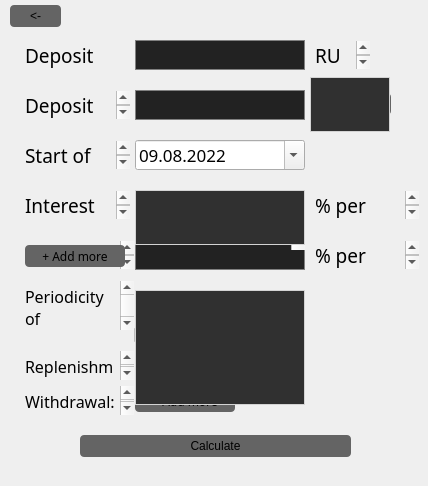
 <widget class="QDialog" name="deposit">
  <property name="geometry">
   <rect>
    <x>0</x>
    <y>0</y>
    <width>428</width>
    <height>486</height>
   </rect>
  </property>
  <property name="windowTitle">
   <string>Dialog</string>
  </property>
  <property name="styleSheet">
   <string notr="true"/>
  </property>
  <widget class="QPushButton" name="pushButton_back">
   <property name="geometry">
    <rect>
     <x>10</x>
     <y>5</y>
     <width>51</width>
     <height>22</height>
    </rect>
   </property>
   <property name="focusPolicy">
    <enum>Qt::NoFocus</enum>
   </property>
   <property name="styleSheet">
    <string>QPushButton{ background-color: rgb(100,100,100); border-radius:4px;}
QPushButton:hover{ background-color: rgb(90,90,90);}</string>
   </property>
   <property name="text">
    <string>&lt;-</string>
   </property>
  </widget>
  <widget class="QTextEdit" name="text_dep_amount">
   <property name="geometry">
    <rect>
     <x>20</x>
     <y>40</y>
     <width>131</width>
     <height>30</height>
    </rect>
   </property>
   <property name="font">
    <font>
     <family>Monaco</family>
    </font>
   </property>
   <property name="styleSheet">
    <string notr="true">QTextEdit{background-color: rgba(0, 255, 0, 0);}</string>
   </property>
   <property name="readOnly">
    <bool>true</bool>
   </property>
   <property name="html">
    <string>&lt;!DOCTYPE HTML PUBLIC &quot;-//W3C//DTD HTML 4.0//EN&quot; &quot;http://www.w3.org/TR/REC-html40/strict.dtd&quot;&gt;
&lt;html&gt;&lt;head&gt;&lt;meta name=&quot;qrichtext&quot; content=&quot;1&quot; /&gt;&lt;meta charset=&quot;utf-8&quot; /&gt;&lt;style type=&quot;text/css&quot;&gt;
p, li { white-space: pre-wrap; }
&lt;/style&gt;&lt;/head&gt;&lt;body style=&quot; font-family:'Monaco'; font-size:13pt; font-weight:400; font-style:normal;&quot;&gt;
&lt;p style=&quot; margin-top:0px; margin-bottom:0px; margin-left:0px; margin-right:0px; -qt-block-indent:0; text-indent:0px;&quot;&gt;&lt;span style=&quot; font-family:'.AppleSystemUIFont'; font-size:14pt;&quot;&gt;Deposit amount: &lt;/span&gt;&lt;/p&gt;&lt;/body&gt;&lt;/html&gt;</string>
   </property>
  </widget>
  <widget class="QLineEdit" name="lineEdit_dep_amount">
   <property name="geometry">
    <rect>
     <x>135</x>
     <y>40</y>
     <width>170</width>
     <height>30</height>
    </rect>
   </property>
   <property name="font">
    <font>
     <family>Monaco</family>
    </font>
   </property>
   <property name="styleSheet">
    <string notr="true">QLineEdit{border: 1px solid gray; background-color: rgb(34,34,34); padding-left: 3 px;}</string>
   </property>
   <property name="maxLength">
    <number>20</number>
   </property>
  </widget>
  <widget class="QTextEdit" name="text_rub">
   <property name="geometry">
    <rect>
     <x>310</x>
     <y>40</y>
     <width>61</width>
     <height>30</height>
    </rect>
   </property>
   <property name="font">
    <font>
     <family>Monaco</family>
    </font>
   </property>
   <property name="styleSheet">
    <string notr="true">QTextEdit{background-color: rgba(0, 255, 0, 0);}</string>
   </property>
   <property name="readOnly">
    <bool>true</bool>
   </property>
   <property name="html">
    <string>&lt;!DOCTYPE HTML PUBLIC &quot;-//W3C//DTD HTML 4.0//EN&quot; &quot;http://www.w3.org/TR/REC-html40/strict.dtd&quot;&gt;
&lt;html&gt;&lt;head&gt;&lt;meta name=&quot;qrichtext&quot; content=&quot;1&quot; /&gt;&lt;meta charset=&quot;utf-8&quot; /&gt;&lt;style type=&quot;text/css&quot;&gt;
p, li { white-space: pre-wrap; }
&lt;/style&gt;&lt;/head&gt;&lt;body style=&quot; font-family:'Monaco'; font-size:13pt; font-weight:400; font-style:normal;&quot;&gt;
&lt;p style=&quot; margin-top:0px; margin-bottom:0px; margin-left:0px; margin-right:0px; -qt-block-indent:0; text-indent:0px;&quot;&gt;&lt;span style=&quot; font-family:'.AppleSystemUIFont'; font-size:14pt;&quot;&gt;RUB &lt;/span&gt;&lt;/p&gt;&lt;/body&gt;&lt;/html&gt;</string>
   </property>
  </widget>
  <widget class="QTextEdit" name="text_dep_amount_2">
   <property name="geometry">
    <rect>
     <x>20</x>
     <y>90</y>
     <width>111</width>
     <height>30</height>
    </rect>
   </property>
   <property name="font">
    <font>
     <family>Monaco</family>
    </font>
   </property>
   <property name="styleSheet">
    <string notr="true">QTextEdit{background-color: rgba(0, 255, 0, 0);}</string>
   </property>
   <property name="readOnly">
    <bool>true</bool>
   </property>
   <property name="html">
    <string>&lt;!DOCTYPE HTML PUBLIC &quot;-//W3C//DTD HTML 4.0//EN&quot; &quot;http://www.w3.org/TR/REC-html40/strict.dtd&quot;&gt;
&lt;html&gt;&lt;head&gt;&lt;meta name=&quot;qrichtext&quot; content=&quot;1&quot; /&gt;&lt;meta charset=&quot;utf-8&quot; /&gt;&lt;style type=&quot;text/css&quot;&gt;
p, li { white-space: pre-wrap; }
&lt;/style&gt;&lt;/head&gt;&lt;body style=&quot; font-family:'Monaco'; font-size:13pt; font-weight:400; font-style:normal;&quot;&gt;
&lt;p style=&quot; margin-top:0px; margin-bottom:0px; margin-left:0px; margin-right:0px; -qt-block-indent:0; text-indent:0px;&quot;&gt;&lt;span style=&quot; font-family:'.AppleSystemUIFont'; font-size:14pt;&quot;&gt;Deposit term: &lt;/span&gt;&lt;/p&gt;&lt;/body&gt;&lt;/html&gt;</string>
   </property>
  </widget>
  <widget class="QLineEdit" name="lineEdit_dep_term">
   <property name="geometry">
    <rect>
     <x>135</x>
     <y>90</y>
     <width>170</width>
     <height>30</height>
    </rect>
   </property>
   <property name="font">
    <font>
     <family>Monaco</family>
    </font>
   </property>
   <property name="styleSheet">
    <string notr="true">QLineEdit{border: 1px solid gray; background-color: rgb(34,34,34); padding-left: 3 px;}</string>
   </property>
   <property name="maxLength">
    <number>20</number>
   </property>
  </widget>
  <widget class="QPushButton" name="pushButton_termType">
   <property name="geometry">
    <rect>
     <x>310</x>
     <y>93</y>
     <width>81</width>
     <height>22</height>
    </rect>
   </property>
   <property name="focusPolicy">
    <enum>Qt::NoFocus</enum>
   </property>
   <property name="styleSheet">
    <string notr="true">QPushButton{ background-color: rgb(100,100,100); border-radius:4px;}
QPushButton:hover{ background-color: rgb(90,90,90);}</string>
   </property>
   <property name="text">
    <string>Months ↓</string>
   </property>
  </widget>
  <widget class="QListWidget" name="listWidget_months_years">
   <property name="geometry">
    <rect>
     <x>310</x>
     <y>77</y>
     <width>80</width>
     <height>55</height>
    </rect>
   </property>
   <property name="font">
    <font>
     <family>Monaco</family>
    </font>
   </property>
   <property name="styleSheet">
    <string notr="true">QListWidget{border: 1px solid lightgray; background: rgb(48,48,48);}</string>
   </property>
  </widget>
  <widget class="QTextEdit" name="text_timeStart">
   <property name="geometry">
    <rect>
     <x>20</x>
     <y>140</y>
     <width>111</width>
     <height>30</height>
    </rect>
   </property>
   <property name="font">
    <font>
     <family>Monaco</family>
    </font>
   </property>
   <property name="styleSheet">
    <string notr="true">QTextEdit{background-color: rgba(0, 255, 0, 0);}</string>
   </property>
   <property name="readOnly">
    <bool>true</bool>
   </property>
   <property name="html">
    <string>&lt;!DOCTYPE HTML PUBLIC &quot;-//W3C//DTD HTML 4.0//EN&quot; &quot;http://www.w3.org/TR/REC-html40/strict.dtd&quot;&gt;
&lt;html&gt;&lt;head&gt;&lt;meta name=&quot;qrichtext&quot; content=&quot;1&quot; /&gt;&lt;meta charset=&quot;utf-8&quot; /&gt;&lt;style type=&quot;text/css&quot;&gt;
p, li { white-space: pre-wrap; }
&lt;/style&gt;&lt;/head&gt;&lt;body style=&quot; font-family:'Monaco'; font-size:13pt; font-weight:400; font-style:normal;&quot;&gt;
&lt;p style=&quot; margin-top:0px; margin-bottom:0px; margin-left:0px; margin-right:0px; -qt-block-indent:0; text-indent:0px;&quot;&gt;&lt;span style=&quot; font-family:'.AppleSystemUIFont'; font-size:14pt;&quot;&gt;Start of term: &lt;/span&gt;&lt;/p&gt;&lt;/body&gt;&lt;/html&gt;</string>
   </property>
  </widget>
  <widget class="QDateEdit" name="dateEdit">
   <property name="geometry">
    <rect>
     <x>135</x>
     <y>140</y>
     <width>170</width>
     <height>30</height>
    </rect>
   </property>
   <property name="font">
    <font>
     <family>Monaco</family>
     <pointsize>13</pointsize>
    </font>
   </property>
   <property name="focusPolicy">
    <enum>Qt::NoFocus</enum>
   </property>
   <property name="styleSheet">
    <string notr="true">QToolButton::menu-indicator{image: none;}
QCalendarWidget QToolButton {
  	height: 10px;
  	width: 50px;
	font-size:10px;
	background-color: rgb(50,50,50);
  }
QCalendarWidget QAbstractItemView:enabled {
  	font-size:12px;
  	color: rgb(64, 64, 64);
  	background-color: lightgray;
  	selection-background-color: darkblue;
	selection-color: white;
}
QCalendarWidget QWidget#qt_calendar_calendarview:hover{ color: rgb(34, 34, 34);}
QDateEdit {
	background-color: rgb(34, 34,34);
	border: 1px solid gray;
	padding-left: 3 px;
}
QCalendarWidget QWidget { border-bottom-color: rgb(128, 128, 128); }
QCalendarWidget QAbstractItemView:disabled 
{ 
color: gray; 
}
QCalendarWidget QToolButton#qt_calendar_prevmonth
{
    qproperty-text: &quot;&lt;&quot;;
    qproperty-icon: none;
}
QCalendarWidget QToolButton#qt_calendar_prevmonth:hover
{

}
QCalendarWidget QToolButton#qt_calendar_nextmonth
{
    qproperty-text: &quot;&gt;&quot;;
    qproperty-icon: none;
}</string>
   </property>
   <property name="maximumDateTime">
    <datetime>
     <hour>23</hour>
     <minute>59</minute>
     <second>59</second>
     <year>3000</year>
     <month>12</month>
     <day>31</day>
    </datetime>
   </property>
   <property name="displayFormat">
    <string>dd.MM.yyyy</string>
   </property>
   <property name="calendarPopup">
    <bool>true</bool>
   </property>
   <property name="date">
    <date>
     <year>2022</year>
     <month>8</month>
     <day>9</day>
    </date>
   </property>
  </widget>
  <widget class="QTextEdit" name="text_rate">
   <property name="geometry">
    <rect>
     <x>20</x>
     <y>190</y>
     <width>111</width>
     <height>30</height>
    </rect>
   </property>
   <property name="font">
    <font>
     <family>Monaco</family>
    </font>
   </property>
   <property name="styleSheet">
    <string notr="true">QTextEdit{background-color: rgba(0, 255, 0, 0);}</string>
   </property>
   <property name="readOnly">
    <bool>true</bool>
   </property>
   <property name="html">
    <string>&lt;!DOCTYPE HTML PUBLIC &quot;-//W3C//DTD HTML 4.0//EN&quot; &quot;http://www.w3.org/TR/REC-html40/strict.dtd&quot;&gt;
&lt;html&gt;&lt;head&gt;&lt;meta name=&quot;qrichtext&quot; content=&quot;1&quot; /&gt;&lt;meta charset=&quot;utf-8&quot; /&gt;&lt;style type=&quot;text/css&quot;&gt;
p, li { white-space: pre-wrap; }
&lt;/style&gt;&lt;/head&gt;&lt;body style=&quot; font-family:'Monaco'; font-size:13pt; font-weight:400; font-style:normal;&quot;&gt;
&lt;p style=&quot; margin-top:0px; margin-bottom:0px; margin-left:0px; margin-right:0px; -qt-block-indent:0; text-indent:0px;&quot;&gt;&lt;span style=&quot; font-family:'.AppleSystemUIFont'; font-size:14pt;&quot;&gt;Interest rate:&lt;/span&gt;&lt;/p&gt;&lt;/body&gt;&lt;/html&gt;</string>
   </property>
  </widget>
  <widget class="QPushButton" name="pushButton_rateType">
   <property name="geometry">
    <rect>
     <x>135</x>
     <y>194</y>
     <width>100</width>
     <height>22</height>
    </rect>
   </property>
   <property name="font">
    <font>
     <family>Monaco</family>
    </font>
   </property>
   <property name="focusPolicy">
    <enum>Qt::NoFocus</enum>
   </property>
   <property name="styleSheet">
    <string>QPushButton{ background-color: rgb(100,100,100); border-radius:4px;}
QPushButton:hover{ background-color: rgb(90,90,90);}</string>
   </property>
   <property name="text">
    <string>Fixed  ↓</string>
   </property>
  </widget>
  <widget class="QLineEdit" name="lineEdit_rate">
   <property name="geometry">
    <rect>
     <x>240</x>
     <y>190</y>
     <width>65</width>
     <height>30</height>
    </rect>
   </property>
   <property name="font">
    <font>
     <family>Monaco</family>
    </font>
   </property>
   <property name="styleSheet">
    <string notr="true">QLineEdit{border: 1px solid gray; background-color: rgb(34,34,34); padding-left: 3 px;}</string>
   </property>
   <property name="maxLength">
    <number>20</number>
   </property>
  </widget>
  <widget class="QTextEdit" name="text_rateSym">
   <property name="geometry">
    <rect>
     <x>310</x>
     <y>190</y>
     <width>110</width>
     <height>30</height>
    </rect>
   </property>
   <property name="font">
    <font>
     <family>Monaco</family>
    </font>
   </property>
   <property name="styleSheet">
    <string notr="true">QTextEdit{background-color: rgba(0, 255, 0, 0);}</string>
   </property>
   <property name="readOnly">
    <bool>true</bool>
   </property>
   <property name="html">
    <string>&lt;!DOCTYPE HTML PUBLIC &quot;-//W3C//DTD HTML 4.0//EN&quot; &quot;http://www.w3.org/TR/REC-html40/strict.dtd&quot;&gt;
&lt;html&gt;&lt;head&gt;&lt;meta name=&quot;qrichtext&quot; content=&quot;1&quot; /&gt;&lt;meta charset=&quot;utf-8&quot; /&gt;&lt;style type=&quot;text/css&quot;&gt;
p, li { white-space: pre-wrap; }
&lt;/style&gt;&lt;/head&gt;&lt;body style=&quot; font-family:'Monaco'; font-size:13pt; font-weight:400; font-style:normal;&quot;&gt;
&lt;p style=&quot; margin-top:0px; margin-bottom:0px; margin-left:0px; margin-right:0px; -qt-block-indent:0; text-indent:0px;&quot;&gt;&lt;span style=&quot; font-family:'.AppleSystemUIFont'; font-size:14pt;&quot;&gt;% per annum&lt;/span&gt;&lt;/p&gt;&lt;/body&gt;&lt;/html&gt;</string>
   </property>
  </widget>
  <widget class="QListWidget" name="listWidget_rateType">
   <property name="geometry">
    <rect>
     <x>135</x>
     <y>190</y>
     <width>170</width>
     <height>55</height>
    </rect>
   </property>
   <property name="font">
    <font>
     <family>Monaco</family>
    </font>
   </property>
   <property name="styleSheet">
    <string notr="true">QListWidget{border: 1px solid lightgray; background: rgb(48,48,48);}</string>
   </property>
  </widget>
  <widget class="QLineEdit" name="lineEdit_depends">
   <property name="geometry">
    <rect>
     <x>135</x>
     <y>240</y>
     <width>170</width>
     <height>30</height>
    </rect>
   </property>
   <property name="font">
    <font>
     <family>Monaco</family>
    </font>
   </property>
   <property name="styleSheet">
    <string notr="true">QLineEdit{border: 1px solid gray; background-color: rgb(34,34,34); padding-left: 3 px;}</string>
   </property>
   <property name="maxLength">
    <number>20</number>
   </property>
  </widget>
  <widget class="QTextEdit" name="text_dependsOut">
   <property name="geometry">
    <rect>
     <x>135</x>
     <y>210</y>
     <width>171</width>
     <height>41</height>
    </rect>
   </property>
   <property name="font">
    <font>
     <family>Monaco</family>
     <pointsize>9</pointsize>
    </font>
   </property>
   <property name="styleSheet">
    <string notr="true">QTextEdit{background-color: rgba(0, 255, 0, 0);}</string>
   </property>
   <property name="readOnly">
    <bool>true</bool>
   </property>
   <property name="html">
    <string>&lt;!DOCTYPE HTML PUBLIC &quot;-//W3C//DTD HTML 4.0//EN&quot; &quot;http://www.w3.org/TR/REC-html40/strict.dtd&quot;&gt;
&lt;html&gt;&lt;head&gt;&lt;meta name=&quot;qrichtext&quot; content=&quot;1&quot; /&gt;&lt;meta charset=&quot;utf-8&quot; /&gt;&lt;style type=&quot;text/css&quot;&gt;
p, li { white-space: pre-wrap; }
&lt;/style&gt;&lt;/head&gt;&lt;body style=&quot; font-family:'Monaco'; font-size:9pt; font-weight:400; font-style:normal;&quot;&gt;
&lt;p style=&quot; margin-top:0px; margin-bottom:0px; margin-left:0px; margin-right:0px; -qt-block-indent:0; text-indent:0px;&quot;&gt;&lt;span style=&quot; color:#d0d0d0;&quot;&gt;Number of the day from which the rate is valid&lt;/span&gt;&lt;/p&gt;&lt;/body&gt;&lt;/html&gt;</string>
   </property>
  </widget>
  <widget class="QFrame" name="widgets_frame">
   <property name="geometry">
    <rect>
     <x>124</x>
     <y>270</y>
     <width>291</width>
     <height>8</height>
    </rect>
   </property>
   <property name="styleSheet">
    <string notr="true">QFrame{border: 0px;}</string>
   </property>
   <property name="frameShape">
    <enum>QFrame::StyledPanel</enum>
   </property>
   <property name="frameShadow">
    <enum>QFrame::Raised</enum>
   </property>
   <layout class="QVBoxLayout" name="verticalLayout_2" stretch="0">
    <property name="spacing">
     <number>0</number>
    </property>
    <property name="sizeConstraint">
     <enum>QLayout::SetMinimumSize</enum>
    </property>
    <property name="leftMargin">
     <number>5</number>
    </property>
    <property name="topMargin">
     <number>8</number>
    </property>
    <property name="rightMargin">
     <number>5</number>
    </property>
    <property name="bottomMargin">
     <number>0</number>
    </property>
    <item>
     <spacer name="verticalSpacer_2">
      <property name="orientation">
       <enum>Qt::Vertical</enum>
      </property>
      <property name="sizeType">
       <enum>QSizePolicy::Expanding</enum>
      </property>
      <property name="sizeHint" stdset="0">
       <size>
        <width>20</width>
        <height>264</height>
       </size>
      </property>
     </spacer>
    </item>
   </layout>
  </widget>
  <widget class="QGroupBox" name="groupBox">
   <property name="geometry">
    <rect>
     <x>10</x>
     <y>210</y>
     <width>411</width>
     <height>291</height>
    </rect>
   </property>
   <property name="font">
    <font>
     <family>Monaco</family>
    </font>
   </property>
   <property name="styleSheet">
    <string notr="true">QGroupBox{border:0px;}</string>
   </property>
   <property name="title">
    <string/>
   </property>
   <widget class="QTextEdit" name="text_taxRateSym">
    <property name="geometry">
     <rect>
      <x>300</x>
      <y>30</y>
      <width>110</width>
      <height>30</height>
     </rect>
    </property>
    <property name="sizePolicy">
     <sizepolicy hsizetype="MinimumExpanding" vsizetype="MinimumExpanding">
      <horstretch>0</horstretch>
      <verstretch>0</verstretch>
     </sizepolicy>
    </property>
    <property name="maximumSize">
     <size>
      <width>110</width>
      <height>30</height>
     </size>
    </property>
    <property name="font">
     <font>
      <family>Monaco</family>
     </font>
    </property>
    <property name="styleSheet">
     <string notr="true">QTextEdit{background-color: rgba(0, 255, 0, 0);}</string>
    </property>
    <property name="readOnly">
     <bool>true</bool>
    </property>
    <property name="html">
     <string>&lt;!DOCTYPE HTML PUBLIC &quot;-//W3C//DTD HTML 4.0//EN&quot; &quot;http://www.w3.org/TR/REC-html40/strict.dtd&quot;&gt;
&lt;html&gt;&lt;head&gt;&lt;meta name=&quot;qrichtext&quot; content=&quot;1&quot; /&gt;&lt;meta charset=&quot;utf-8&quot; /&gt;&lt;style type=&quot;text/css&quot;&gt;
p, li { white-space: pre-wrap; }
&lt;/style&gt;&lt;/head&gt;&lt;body style=&quot; font-family:'Monaco'; font-size:13pt; font-weight:400; font-style:normal;&quot;&gt;
&lt;p style=&quot; margin-top:0px; margin-bottom:0px; margin-left:0px; margin-right:0px; -qt-block-indent:0; text-indent:0px;&quot;&gt;&lt;span style=&quot; font-family:'.AppleSystemUIFont'; font-size:14pt;&quot;&gt;% per annum&lt;/span&gt;&lt;/p&gt;&lt;/body&gt;&lt;/html&gt;</string>
    </property>
   </widget>
   <widget class="QLineEdit" name="lineEdit_taxRate">
    <property name="geometry">
     <rect>
      <x>125</x>
      <y>30</y>
      <width>170</width>
      <height>30</height>
     </rect>
    </property>
    <property name="sizePolicy">
     <sizepolicy hsizetype="Fixed" vsizetype="Fixed">
      <horstretch>0</horstretch>
      <verstretch>0</verstretch>
     </sizepolicy>
    </property>
    <property name="minimumSize">
     <size>
      <width>170</width>
      <height>30</height>
     </size>
    </property>
    <property name="font">
     <font>
      <family>Monaco</family>
     </font>
    </property>
    <property name="styleSheet">
     <string notr="true">QLineEdit{border: 1px solid gray; background-color: rgb(34,34,34); padding-left: 3 px;}</string>
    </property>
    <property name="maxLength">
     <number>20</number>
    </property>
   </widget>
   <widget class="QTextEdit" name="text_taxRate">
    <property name="geometry">
     <rect>
      <x>10</x>
      <y>30</y>
      <width>115</width>
      <height>30</height>
     </rect>
    </property>
    <property name="minimumSize">
     <size>
      <width>115</width>
      <height>0</height>
     </size>
    </property>
    <property name="maximumSize">
     <size>
      <width>70</width>
      <height>30</height>
     </size>
    </property>
    <property name="font">
     <font>
      <family>Monaco</family>
     </font>
    </property>
    <property name="styleSheet">
     <string notr="true">QTextEdit{background-color: rgba(0, 255, 0, 0);}</string>
    </property>
    <property name="readOnly">
     <bool>true</bool>
    </property>
    <property name="html">
     <string>&lt;!DOCTYPE HTML PUBLIC &quot;-//W3C//DTD HTML 4.0//EN&quot; &quot;http://www.w3.org/TR/REC-html40/strict.dtd&quot;&gt;
&lt;html&gt;&lt;head&gt;&lt;meta name=&quot;qrichtext&quot; content=&quot;1&quot; /&gt;&lt;meta charset=&quot;utf-8&quot; /&gt;&lt;style type=&quot;text/css&quot;&gt;
p, li { white-space: pre-wrap; }
&lt;/style&gt;&lt;/head&gt;&lt;body style=&quot; font-family:'Monaco'; font-size:13pt; font-weight:400; font-style:normal;&quot;&gt;
&lt;p style=&quot; margin-top:0px; margin-bottom:0px; margin-left:0px; margin-right:0px; -qt-block-indent:0; text-indent:0px;&quot;&gt;&lt;span style=&quot; font-family:'.AppleSystemUIFont'; font-size:14pt;&quot;&gt;Tax rate:&lt;/span&gt;&lt;/p&gt;&lt;/body&gt;&lt;/html&gt;</string>
    </property>
   </widget>
   <widget class="QTextEdit" name="text_period">
    <property name="geometry">
     <rect>
      <x>10</x>
      <y>70</y>
      <width>115</width>
      <height>51</height>
     </rect>
    </property>
    <property name="minimumSize">
     <size>
      <width>115</width>
      <height>0</height>
     </size>
    </property>
    <property name="font">
     <font>
      <family>Monaco</family>
     </font>
    </property>
    <property name="styleSheet">
     <string notr="true">QTextEdit{background-color: rgba(0, 255, 0, 0);}</string>
    </property>
    <property name="readOnly">
     <bool>true</bool>
    </property>
    <property name="html">
     <string>&lt;!DOCTYPE HTML PUBLIC &quot;-//W3C//DTD HTML 4.0//EN&quot; &quot;http://www.w3.org/TR/REC-html40/strict.dtd&quot;&gt;
&lt;html&gt;&lt;head&gt;&lt;meta name=&quot;qrichtext&quot; content=&quot;1&quot; /&gt;&lt;meta charset=&quot;utf-8&quot; /&gt;&lt;style type=&quot;text/css&quot;&gt;
p, li { white-space: pre-wrap; }
&lt;/style&gt;&lt;/head&gt;&lt;body style=&quot; font-family:'Monaco'; font-size:13pt; font-weight:400; font-style:normal;&quot;&gt;
&lt;p style=&quot; margin-top:0px; margin-bottom:0px; margin-left:0px; margin-right:0px; -qt-block-indent:0; text-indent:0px;&quot;&gt;&lt;span style=&quot; font-size:12pt;&quot;&gt;Periodicity of payments:&lt;/span&gt;&lt;/p&gt;&lt;/body&gt;&lt;/html&gt;</string>
    </property>
   </widget>
   <widget class="QListWidget" name="listWidget_period">
    <property name="geometry">
     <rect>
      <x>125</x>
      <y>80</y>
      <width>170</width>
      <height>115</height>
     </rect>
    </property>
    <property name="font">
     <font>
      <family>Monaco</family>
      <pointsize>11</pointsize>
     </font>
    </property>
    <property name="styleSheet">
     <string notr="true">QListWidget{border: 1px solid lightgray; background: rgb(48,48,48);
padding-left: 0px;}</string>
    </property>
    <property name="lineWidth">
     <number>0</number>
    </property>
    <property name="verticalScrollBarPolicy">
     <enum>Qt::ScrollBarAlwaysOff</enum>
    </property>
    <property name="horizontalScrollBarPolicy">
     <enum>Qt::ScrollBarAlwaysOff</enum>
    </property>
    <property name="sizeAdjustPolicy">
     <enum>QAbstractScrollArea::AdjustIgnored</enum>
    </property>
   </widget>
   <widget class="QPushButton" name="pushButton_periodType">
    <property name="geometry">
     <rect>
      <x>125</x>
      <y>80</y>
      <width>170</width>
      <height>22</height>
     </rect>
    </property>
    <property name="focusPolicy">
     <enum>Qt::NoFocus</enum>
    </property>
    <property name="styleSheet">
     <string notr="true">QPushButton{ background-color: rgb(100,100,100); border-radius:4px;}
QPushButton:hover{ background-color: rgb(90,90,90);}</string>
    </property>
    <property name="text">
     <string>Once a month ↓</string>
    </property>
   </widget>
   <widget class="QCheckBox" name="checkBox_capitalism">
    <property name="geometry">
     <rect>
      <x>124</x>
      <y>115</y>
      <width>175</width>
      <height>20</height>
     </rect>
    </property>
    <property name="font">
     <font>
      <family>Monaco</family>
      <pointsize>11</pointsize>
     </font>
    </property>
    <property name="text">
     <string>Interest capitalization</string>
    </property>
   </widget>
   <widget class="QTextEdit" name="text_replen">
    <property name="geometry">
     <rect>
      <x>10</x>
      <y>140</y>
      <width>115</width>
      <height>31</height>
     </rect>
    </property>
    <property name="minimumSize">
     <size>
      <width>115</width>
      <height>0</height>
     </size>
    </property>
    <property name="font">
     <font>
      <family>Monaco</family>
     </font>
    </property>
    <property name="styleSheet">
     <string notr="true">QTextEdit{background-color: rgba(0, 255, 0, 0);}</string>
    </property>
    <property name="readOnly">
     <bool>true</bool>
    </property>
    <property name="html">
     <string>&lt;!DOCTYPE HTML PUBLIC &quot;-//W3C//DTD HTML 4.0//EN&quot; &quot;http://www.w3.org/TR/REC-html40/strict.dtd&quot;&gt;
&lt;html&gt;&lt;head&gt;&lt;meta name=&quot;qrichtext&quot; content=&quot;1&quot; /&gt;&lt;meta charset=&quot;utf-8&quot; /&gt;&lt;style type=&quot;text/css&quot;&gt;
p, li { white-space: pre-wrap; }
&lt;/style&gt;&lt;/head&gt;&lt;body style=&quot; font-family:'Monaco'; font-size:13pt; font-weight:400; font-style:normal;&quot;&gt;
&lt;p style=&quot; margin-top:0px; margin-bottom:0px; margin-left:0px; margin-right:0px; -qt-block-indent:0; text-indent:0px;&quot;&gt;&lt;span style=&quot; font-size:12pt;&quot;&gt;Replenishment:&lt;/span&gt;&lt;/p&gt;&lt;/body&gt;&lt;/html&gt;</string>
    </property>
   </widget>
   <widget class="QPushButton" name="pushButton_addMoreRep">
    <property name="geometry">
     <rect>
      <x>125</x>
      <y>145</y>
      <width>100</width>
      <height>22</height>
     </rect>
    </property>
    <property name="font">
     <font>
      <family>Monaco</family>
     </font>
    </property>
    <property name="focusPolicy">
     <enum>Qt::NoFocus</enum>
    </property>
    <property name="styleSheet">
     <string>QPushButton{ background-color: rgb(100,100,100); border-radius:4px;}
QPushButton:hover{ background-color: rgb(90,90,90);}</string>
    </property>
    <property name="text">
     <string>+ Add more</string>
    </property>
   </widget>
   <widget class="QFrame" name="widgets_frame_rep">
    <property name="geometry">
     <rect>
      <x>0</x>
      <y>160</y>
      <width>321</width>
      <height>20</height>
     </rect>
    </property>
    <property name="styleSheet">
     <string notr="true">QFrame{border: 0px;}</string>
    </property>
    <property name="frameShape">
     <enum>QFrame::StyledPanel</enum>
    </property>
    <property name="frameShadow">
     <enum>QFrame::Raised</enum>
    </property>
    <layout class="QVBoxLayout" name="verticalLayout">
     <item>
      <spacer name="verticalSpacer_3">
       <property name="orientation">
        <enum>Qt::Vertical</enum>
       </property>
       <property name="sizeType">
        <enum>QSizePolicy::Expanding</enum>
       </property>
       <property name="sizeHint" stdset="0">
        <size>
         <width>20</width>
         <height>264</height>
        </size>
       </property>
      </spacer>
     </item>
    </layout>
   </widget>
   <widget class="QGroupBox" name="groupBox_2">
    <property name="geometry">
     <rect>
      <x>5</x>
      <y>170</y>
      <width>411</width>
      <height>51</height>
     </rect>
    </property>
    <property name="title">
     <string/>
    </property>
    <widget class="QPushButton" name="pushButton_addMoreWith">
     <property name="geometry">
      <rect>
       <x>120</x>
       <y>10</y>
       <width>100</width>
       <height>22</height>
      </rect>
     </property>
     <property name="sizePolicy">
      <sizepolicy hsizetype="Fixed" vsizetype="Fixed">
       <horstretch>0</horstretch>
       <verstretch>0</verstretch>
      </sizepolicy>
     </property>
     <property name="font">
      <font>
       <family>Monaco</family>
      </font>
     </property>
     <property name="focusPolicy">
      <enum>Qt::NoFocus</enum>
     </property>
     <property name="styleSheet">
      <string>QPushButton{ background-color: rgb(100,100,100); border-radius:4px;}
QPushButton:hover{ background-color: rgb(90,90,90);}</string>
     </property>
     <property name="text">
      <string>+ Add more</string>
     </property>
    </widget>
    <widget class="QTextEdit" name="text_withdraw">
     <property name="geometry">
      <rect>
       <x>5</x>
       <y>5</y>
       <width>115</width>
       <height>31</height>
      </rect>
     </property>
     <property name="sizePolicy">
      <sizepolicy hsizetype="Fixed" vsizetype="Fixed">
       <horstretch>0</horstretch>
       <verstretch>0</verstretch>
      </sizepolicy>
     </property>
     <property name="minimumSize">
      <size>
       <width>115</width>
       <height>0</height>
      </size>
     </property>
     <property name="font">
      <font>
       <family>Monaco</family>
      </font>
     </property>
     <property name="styleSheet">
      <string notr="true">QTextEdit{background-color: rgba(0, 255, 0, 0);}</string>
     </property>
     <property name="readOnly">
      <bool>true</bool>
     </property>
     <property name="html">
      <string>&lt;!DOCTYPE HTML PUBLIC &quot;-//W3C//DTD HTML 4.0//EN&quot; &quot;http://www.w3.org/TR/REC-html40/strict.dtd&quot;&gt;
&lt;html&gt;&lt;head&gt;&lt;meta name=&quot;qrichtext&quot; content=&quot;1&quot; /&gt;&lt;meta charset=&quot;utf-8&quot; /&gt;&lt;style type=&quot;text/css&quot;&gt;
p, li { white-space: pre-wrap; }
&lt;/style&gt;&lt;/head&gt;&lt;body style=&quot; font-family:'Monaco'; font-size:13pt; font-weight:400; font-style:normal;&quot;&gt;
&lt;p style=&quot; margin-top:0px; margin-bottom:0px; margin-left:0px; margin-right:0px; -qt-block-indent:0; text-indent:0px;&quot;&gt;&lt;span style=&quot; font-size:12pt;&quot;&gt;Withdrawal:&lt;/span&gt;&lt;/p&gt;&lt;/body&gt;&lt;/html&gt;</string>
     </property>
    </widget>
    <widget class="QFrame" name="widgets_frame_with">
     <property name="geometry">
      <rect>
       <x>0</x>
       <y>30</y>
       <width>321</width>
       <height>20</height>
      </rect>
     </property>
     <property name="sizePolicy">
      <sizepolicy hsizetype="Fixed" vsizetype="Fixed">
       <horstretch>0</horstretch>
       <verstretch>0</verstretch>
      </sizepolicy>
     </property>
     <property name="font">
      <font>
       <family>Monaco</family>
      </font>
     </property>
     <property name="styleSheet">
      <string notr="true">QFrame{border: 0px;}</string>
     </property>
     <property name="frameShape">
      <enum>QFrame::StyledPanel</enum>
     </property>
     <property name="frameShadow">
      <enum>QFrame::Raised</enum>
     </property>
     <layout class="QVBoxLayout" name="verticalLayout_4" stretch="0">
      <property name="spacing">
       <number>0</number>
      </property>
      <property name="sizeConstraint">
       <enum>QLayout::SetMinimumSize</enum>
      </property>
      <property name="leftMargin">
       <number>5</number>
      </property>
      <property name="topMargin">
       <number>8</number>
      </property>
      <property name="rightMargin">
       <number>5</number>
      </property>
      <property name="bottomMargin">
       <number>0</number>
      </property>
      <item>
       <spacer name="verticalSpacer_4">
        <property name="orientation">
         <enum>Qt::Vertical</enum>
        </property>
        <property name="sizeType">
         <enum>QSizePolicy::Expanding</enum>
        </property>
        <property name="sizeHint" stdset="0">
         <size>
          <width>20</width>
          <height>264</height>
         </size>
        </property>
       </spacer>
      </item>
     </layout>
    </widget>
   </widget>
   <widget class="QPushButton" name="pushButton_calculate">
    <property name="geometry">
     <rect>
      <x>70</x>
      <y>225</y>
      <width>271</width>
      <height>22</height>
     </rect>
    </property>
    <property name="styleSheet">
     <string>QPushButton{ background-color: rgb(100,100,100); border-radius:4px;}
QPushButton:hover{ background-color: rgb(90,90,90);}</string>
    </property>
    <property name="text">
     <string>Calculate</string>
    </property>
   </widget>
   <zorder>groupBox_2</zorder>
   <zorder>text_taxRateSym</zorder>
   <zorder>lineEdit_taxRate</zorder>
   <zorder>text_taxRate</zorder>
   <zorder>text_period</zorder>
   <zorder>pushButton_periodType</zorder>
   <zorder>checkBox_capitalism</zorder>
   <zorder>text_replen</zorder>
   <zorder>pushButton_addMoreRep</zorder>
   <zorder>widgets_frame_rep</zorder>
   <zorder>listWidget_period</zorder>
   <zorder>pushButton_calculate</zorder>
  </widget>
  <widget class="QPushButton" name="pushButton_addMore">
   <property name="geometry">
    <rect>
     <x>25</x>
     <y>245</y>
     <width>100</width>
     <height>22</height>
    </rect>
   </property>
   <property name="font">
    <font>
     <family>Monaco</family>
    </font>
   </property>
   <property name="styleSheet">
    <string>QPushButton{ background-color: rgb(100,100,100); border-radius:4px;}
QPushButton:hover{ background-color: rgb(90,90,90);}</string>
   </property>
   <property name="text">
    <string>+ Add more</string>
   </property>
  </widget>
  <zorder>groupBox</zorder>
  <zorder>pushButton_back</zorder>
  <zorder>text_dep_amount</zorder>
  <zorder>lineEdit_dep_amount</zorder>
  <zorder>text_rub</zorder>
  <zorder>text_dep_amount_2</zorder>
  <zorder>lineEdit_dep_term</zorder>
  <zorder>pushButton_termType</zorder>
  <zorder>text_timeStart</zorder>
  <zorder>dateEdit</zorder>
  <zorder>text_rate</zorder>
  <zorder>pushButton_rateType</zorder>
  <zorder>lineEdit_rate</zorder>
  <zorder>text_rateSym</zorder>
  <zorder>lineEdit_depends</zorder>
  <zorder>text_dependsOut</zorder>
  <zorder>widgets_frame</zorder>
  <zorder>listWidget_rateType</zorder>
  <zorder>pushButton_addMore</zorder>
  <zorder>listWidget_months_years</zorder>
 </widget>
